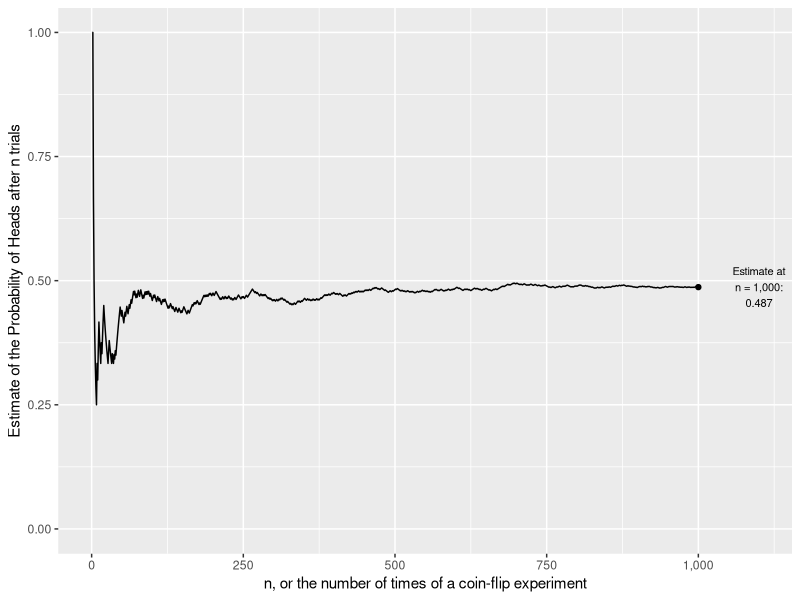
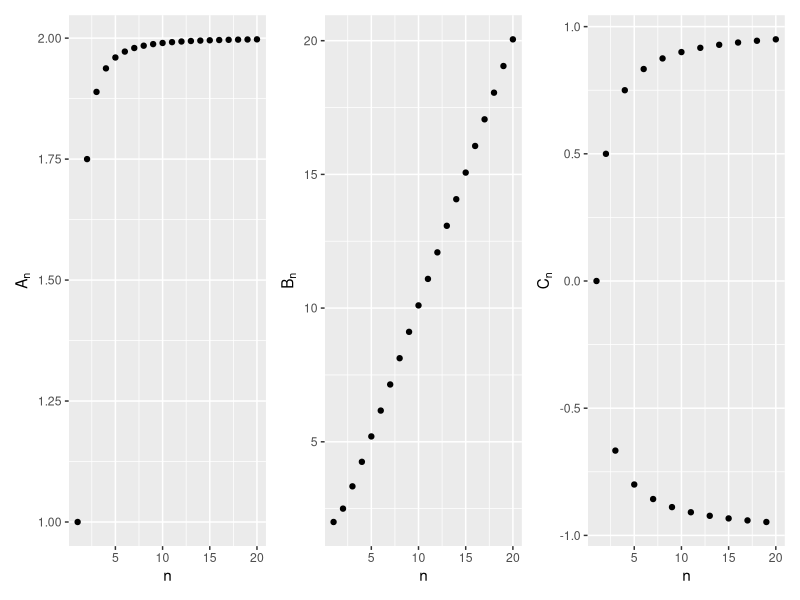
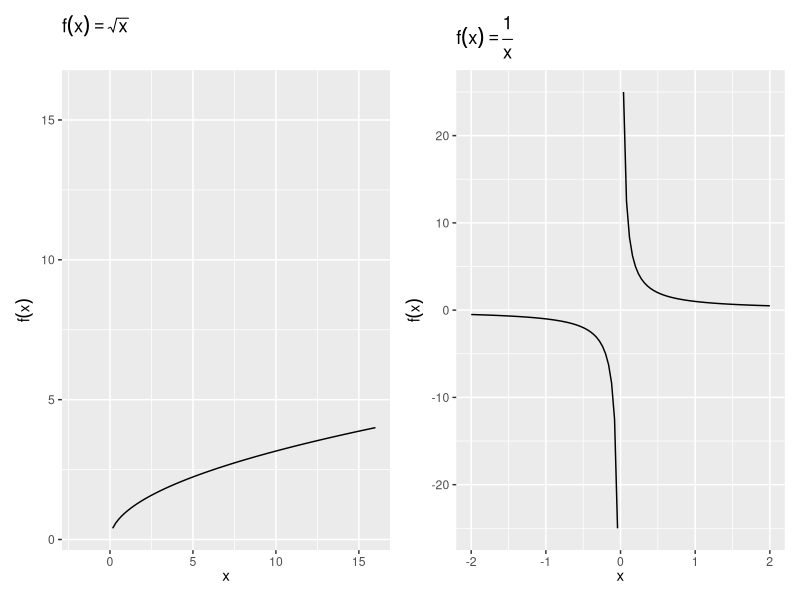
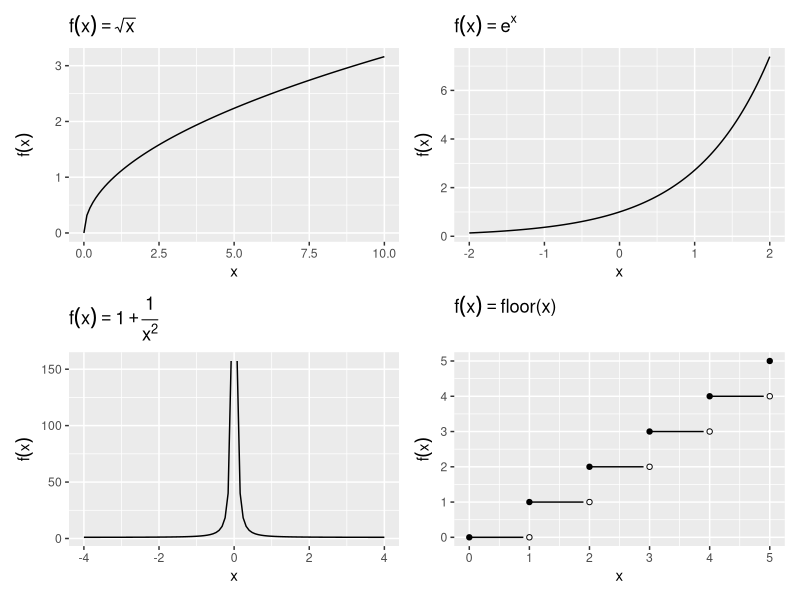
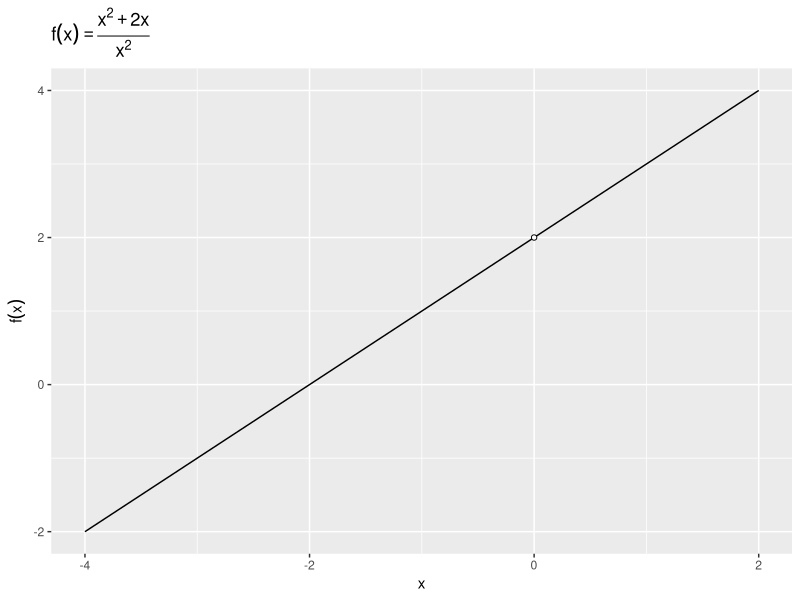

Source code (R) for these figures, in order:
## ---- chunk 1
#| include: false
library(ggplot2)
library(tibble)
library(scales)
library(glue)
library(patchwork)
## ---- chunk 2
#| label: fig-llnsim
#| echo: false
#| fig-cap: As the number of coin tosses goes to infinity, the average probabiity of
#|   heads converges to 0.5
set.seed(02138)
n <- 1e3
Xs <- rbinom(n = n, size = 1, prob = 0.5)
means <- cumsum(Xs) / 1:n

ggplot(tibble(n = 1:n, estimate = means), aes(x = n, y = estimate)) +
  geom_line() +
  scale_x_continuous(labels = comma, limit = c(0, n * 1.1), breaks = seq(0, n, length.out = 5)) +
  scale_y_continuous(limits = c(0, 1)) +
  annotate(geom = "text", x = 1.1 * n, y = means[n], label = glue("Estimate at\nn = {comma(n)}", ":\n", means[n]), size = 2.8) +
  annotate(geom = "point", x = n, y = means[n]) +
  labs(
    x = "n, or the number of times of a coin-flip experiment",
    y = "Estimate of the Probability of Heads after n trials"
  )
## ---- chunk 3
#| label: fig-seqabc
#| echo: false
#| fig-cap: Behavior of Some Sequences
seq <- 1:20
df <- tibble(n = seq, A = 2 - 1 / (seq^2), B = (seq^2 + 1) / (seq), C = (-1)^seq * (1 - 1 / seq))

g0 <- ggplot(df, aes(x = n, y = A)) +
  geom_point()

gA <- g0 + labs(y = expression(A[n]))
gB <- g0 + aes(y = B) + labs(y = expression(B[n]))
gC <- g0 + aes(y = C) + labs(y = expression(C[n]))

gA + gB + gC + plot_layout(nrow = 1)
## ---- chunk 4
#| echo: false
#| warning: false
#| fig-cap: Functions which are not defined in some areas
range1 <- tibble::tibble(x = c(-2, 16))
range2 <- tibble::tibble(x = c(-2, 2))

fx1 <- ggplot(range1, aes(x = x)) +
  stat_function(fun = function(x) sqrt(x), size = 0.5) +
  labs(x = expression(x), y = expression(f(x)), title = expression(f(x) == sqrt(x))) +
  expand_limits(y = max(range1$x))

fx2 <-
  ggplot(range2, aes(x = x)) +
  stat_function(fun = function(x) ifelse(x == 0, NA, 1 / x), size = 0.5) +
  labs(x = expression(x), y = expression(f(x)), title = expression(f(x) == frac(1, x)))

fx1 + fx2 + plot_layout(nrow = 1)
## ---- chunk 5
#| label: fig-contdiscont
#| echo: false
#| warning: false
#| fig-cap: Continuous and Discontinuous Functions
range1 <- tibble(x = c(0, 10))
range2 <- tibble(x = c(-2, 2))
range3 <- tibble(x = c(-4, 4))
range4 <- tibble(x = c(0, 5))

fx1 <- ggplot(range1, aes(x = x)) +
  stat_function(fun = function(x) sqrt(x), size = 0.5) +
  labs(y = expression(f(x)), title = expression(f(x) == sqrt(x)))

fx2 <- ggplot(range2, aes(x = x)) +
  stat_function(fun = function(x) exp(x), size = 0.5) +
  labs(y = expression(f(x)), title = expression(f(x) == e^x))

fx3 <- ggplot(range3, aes(x = x)) +
  stat_function(fun = function(x) ifelse(x == 0, NA, 1 + 1 / (x^2)), size = 0.5) +
  labs(y = expression(f(x)), title = expression(f(x) == 1 + frac(1, x^2)))

fx4 <- ggplot(range4, aes(x = x)) +
  stat_function(fun = function(x) ifelse(1 - (x %% 1) < 9e-2, NA, floor(x)), size = 0.5) +
  geom_point(data = tibble(x = 0:5, y = 0:5), aes(y = y), pch = 19) +
  geom_point(data = tibble(x = 1:5, y = (1:5) - 1), aes(y = y), pch = 21, fill = "white") +
  labs(y = expression(f(x)), title = expression(f(x) == plain("floor(x)")))

fx1 + fx2 + fx3 + fx4 + plot_layout(ncol = 2)
## ---- chunk 6

## ---- chunk 7
#| label: fig-hole-0
#| echo: false
#| fig-cap: A function undedefined at x = 0
range0 <- tibble(x = c(-4, 2))

ggplot(range0, aes(x = x)) +
  stat_function(fun = function(x) ifelse(x == 0, NA, (x^2 + 2 * x) / (x)), size = 0.5) +
  labs(y = expression(f(x)), title = expression(f(x) == frac(x^2 + 2 * x, x^2))) +
  geom_point(data = tibble(x = 0, y = 2), aes(y = y), pch = 21, fill = "white")
